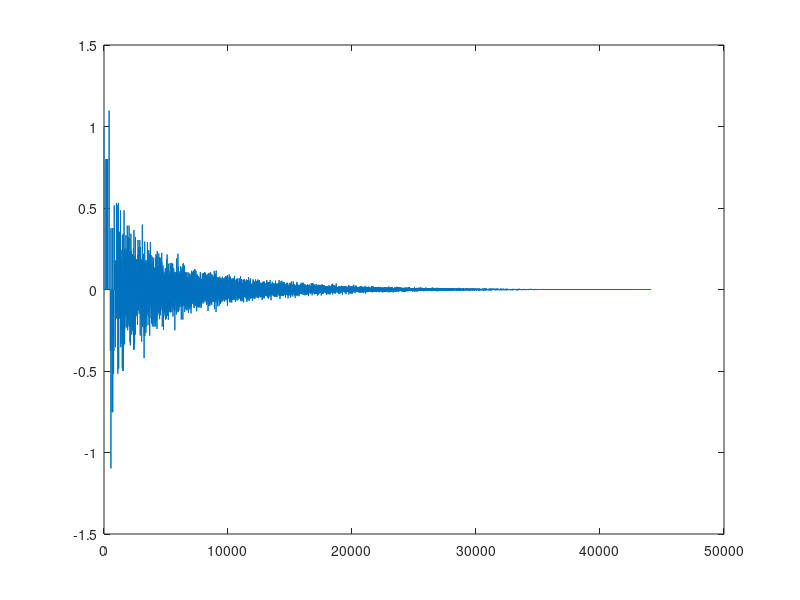

Write the MATLAB code that produced this figure.
%% Feedback Delay Network (N=4)
clc; clear;

%% Input
fs = 44100;
gain = 0.97;
x = zeros(1, fs);
x(1) = 1;
y = zeros(1,fs)

%% Parameter
b = [1 1 1 1]
c = [0.8 0.8 0.8 0.8]

%% Feedback Matrix
a(1,:)=[0 1 1 0]; 
a(2,:)=[-1 0 0 -1]; 
a(3,:)=[1 0 0 -1]; 
a(4,:)=[0 1 -1 0];
a2=a*(1/sqrt(2)) * gain;

%% Delay Lines
m = [149 211 263 293]; 
z1=zeros(1,max(max(m))); 
z2=zeros(1,max(max(m))); 
z3=zeros(1,max(max(m))); 
z4=zeros(1,max(max(m)));

%% Signal Processing
for n=1:length(y)
    tmp = [z1(m(1)) z2(m(2)) z3(m(3)) z4(m(4))];
    y(n) = x(n) + c(1)*z1(m(1)) + c(2)*z2(m(2)) ...
+ c(3)*z3(m(3)) + c(4)*z4(m(4));
    z1 = [(x(n)*b(1) + tmp*a2(1,:)') z1(1:length(z1)-1)];
    z2 = [(x(n)*b(2) + tmp*a2(2,:)') z2(1:length(z2)-1)];
    z3 = [(x(n)*b(3) + tmp*a2(3,:)') z3(1:length(z3)-1)];
    z4 = [(x(n)*b(4) + tmp*a2(4,:)') z4(1:length(z4)-1)];   
end
plot(y);


